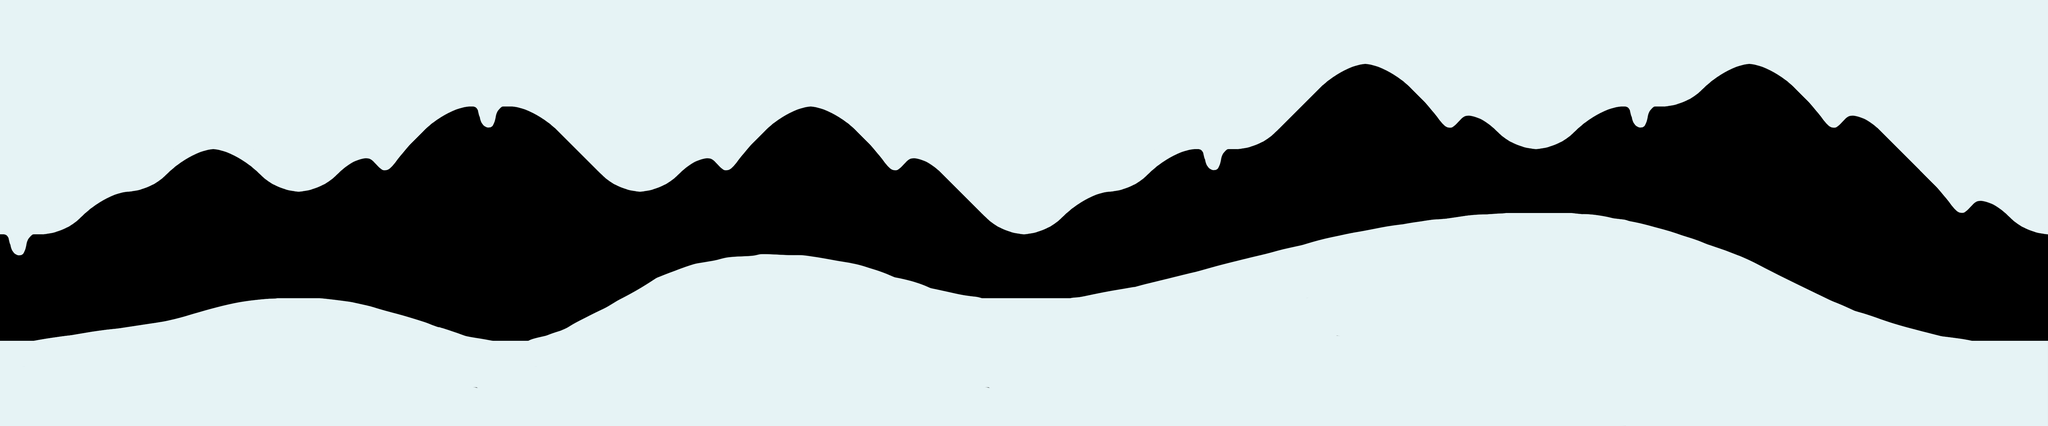

The image is a tile-based game level rendered from a .tmx file. Its description and complete source (layers, tilesets, objects, tile grids) follow:
An orthogonal 48x10 tile map with 128x128 px tiles, 1 tile layer (Tile Layer 1), 2 tilesets.

<map version="1.2" tiledversion="1.1.6" orientation="orthogonal" renderorder="left-up" width="48" height="10" tilewidth="128" tileheight="128" infinite="0" nextlayerid="7" nextobjectid="1">
 <tileset firstgid="1" source="textura.tsx" />
 <tileset firstgid="10" source="textureButton.tsx" />
 <layer id="6" name="Tile Layer 1" width="48" height="10">
  <data encoding="csv">
1,1,1,1,1,1,1,1,1,1,1,1,1,1,1,1,1,1,1,1,1,1,1,1,1,1,1,1,1,1,1,1,1,1,1,1,1,1,1,1,1,1,1,1,1,1,1,1,
1,1,1,1,1,1,1,1,1,1,1,1,1,1,1,1,1,1,1,1,1,1,1,1,1,1,1,1,1,1,1,2147483657,9,1,1,1,1,1,1,1,2147483657,9,1,1,1,1,1,1,
1,1,1,1,1,1,1,1,1,1,2147483657,8,9,1,1,1,1,1,2147483657,9,1,1,1,1,1,1,1,1,1,1,2147483653,0,0,2147483650,2147483651,1,1,2147483657,8,2147483655,0,0,2147483650,2147483651,1,1,1,1,
1,1,1,1,2147483657,9,1,1,3,2,0,0,0,5,1,1,3,2,0,0,2147483650,2147483651,1,1,1,1,1,2147483657,8,2147483655,0,0,0,0,0,7,2147483655,0,0,0,0,0,0,0,5,1,1,1,
1,1,2147483657,2147483655,0,0,7,2147483655,0,0,0,0,0,0,7,2147483655,0,0,0,0,0,0,5,1,1,2147483657,2147483655,0,0,0,0,0,0,0,0,0,0,0,0,0,0,0,0,0,0,2147483650,2147483651,1,
8,2147483655,0,0,0,0,0,0,0,0,0,0,0,0,0,0,0,0,0,0,0,0,0,7,2147483655,0,0,0,0,0,0,0,0,0,0,0,0,0,0,0,0,0,0,0,0,0,0,7,
0,0,0,0,0,0,0,0,0,0,0,0,0,0,0,0,0,0,0,0,0,0,0,0,0,0,0,0,0,0,0,0,0,0,0,0,0,0,0,0,0,0,0,0,0,0,0,0,
0,0,0,0,0,0,0,0,0,0,0,0,0,0,0,0,0,0,0,0,0,0,0,0,0,0,0,0,0,0,0,0,0,0,0,0,0,0,0,0,0,0,0,0,0,0,0,0,
0,0,0,0,0,0,0,0,0,0,0,0,0,0,0,0,0,0,0,0,0,0,0,0,0,0,0,0,0,0,0,0,0,0,0,0,0,0,0,0,0,0,0,0,0,0,0,0,
2147483658,0,0,0,0,0,0,0,0,0,0,0,2147483661,0,0,0,0,0,0,0,0,0,0,0,2147483660,0,0,0,0,0,0,0,0,0,0,0,2147483659,0,0,0,0,0,0,0,0,0,0,0
</data>
 </layer>
</map>
